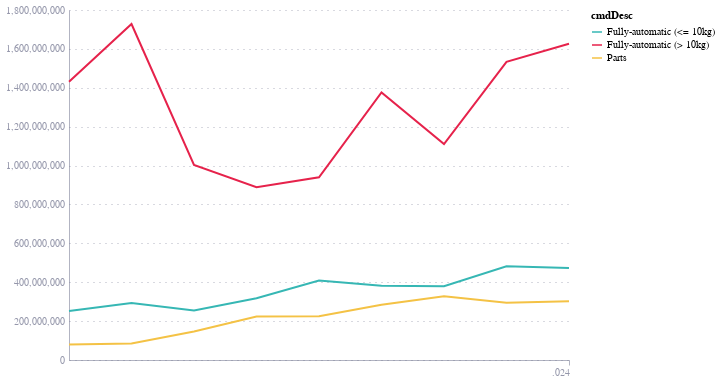

Notebook cell for this chart:
### Code cell
temp_df = full_df.copy()
temp_df = temp_df.query("partnerISO == 'W00'")

temp_df['cmdDesc'] = temp_df['cmdDesc'].map({
    'Washing machines; household or laundry-type, fully-automatic, (of a dry linen capacity not exceeding 10kg)': 'Fully-automatic (<= 10kg)',
    'Washing machines; household or laundry-type, of a dry linen capacity exceeding 10kg': 'Fully-automatic (> 10kg)',
    'Washing machines; parts for household or laundry-type': 'Parts'
})

alt.Chart(temp_df).encode(
    x=alt.X('period:T', title=''),
    y=alt.Y('primaryValue:Q', title='', axis=alt.Axis(
        )),
    color=alt.Color('cmdDesc:N')
).mark_line().properties(
    width=500,
    height=350
)

### Figure 1 — Vega-Lite specification as saved in the notebook (floating-point values rounded to 4 significant figures)
{"config": {"font": "Circular Std", "mark": {"line": {"interpolate": "monotone"}}, "view": {"stroke": "transparent", "width": 400, "height": 300}, "range": {"category": ["#36B7B4", "#E6224B", "#F4C245", "#0063AF", "#00A767", "#179FDB", "#EB5C2E"], "diverging": ["#E6224B", "#E54753", "#C9C9C9", "#179FDB", "#122B39"], "heatmap": ["#C9C9C9", "#179FDB", "#0063AF", "#122B39"], "ordinal": ["#00A767", "#36B7B4", "#179FDB", "#0063AF", "#243B5A"]}, "axisX": {"domainColor": "#676A86", "domainOpacity": 0.5, "grid": false, "labelAngle": 0, "labelColor": "#676A86", "labelOpacity": 0.7, "orient": "bottom", "tickColor": "#676A86", "tickCount": 10, "tickOpacity": 0.5, "title": false, "titleAlign": "center", "titleAnchor": "middle", "titleColor": "#676A86", "titleFontSize": 12, "titleOpacity": 0.8, "titleY": -15}, "axisY": {"domainColor": "#676A86", "domainOpacity": 0.5, "gridColor": "#676A86", "gridDash": [1, 5], "gridOpacity": 0.5, "labelColor": "#676A86", "labelOpacity": 0.7, "labelPadding": 5, "tickColor": "#676A86", "tickCount": 8, "tickOpacity": 0.5, "ticks": false, "titleAlign": "left", "titleAngle": 0, "titleBaseline": "bottom", "titleColor": "#676A86", "titleFontSize": 12, "titleOpacity": 0.8, "titleX": 0, "titleY": -7}}, "data": {"name": "data-ac72299770273f66cbc42ef2d2c07861"}, "mark": {"type": "line"}, "encoding": {"color": {"field": "cmdDesc", "type": "nominal"}, "x": {"field": "period", "title": "", "type": "temporal"}, "y": {"axis": {}, "field": "primaryValue", "title": "", "type": "quantitative"}}, "height": 350, "width": 500, "$schema": "https://vega.github.io/schema/vega-lite/v5.20.1.json", "datasets": {"data-ac72299770273f66cbc42ef2d2c07861": [{"period": 2016, "reporterISO": "USA", "reporterDesc": "USA", "partnerISO": "W00", "partnerDesc": "World", "primaryValue": 252200000.0, "cmdDesc": "Fully-automatic (<= 10kg)", "cmdCode": 845011}, {"period": 2016, "reporterISO": "USA", "reporterDesc": "USA", "partnerISO": "W00", "partnerDesc": "World", "primaryValue": 1431000000.0, "cmdDesc": "Fully-automatic (> 10kg)", "cmdCode": 845020}, {"period": 2016, "reporterISO": "USA", "reporterDesc": "USA", "partnerISO": "W00", "partnerDesc": "World", "primaryValue": 79470000.0, "cmdDesc": "Parts", "cmdCode": 845090}, {"period": 2017, "reporterISO": "USA", "reporterDesc": "USA", "partnerISO": "W00", "partnerDesc": "World", "primaryValue": 292900000.0, "cmdDesc": "Fully-automatic (<= 10kg)", "cmdCode": 845011}, {"period": 2017, "reporterISO": "USA", "reporterDesc": "USA", "partnerISO": "W00", "partnerDesc": "World", "primaryValue": 84380000.0, "cmdDesc": "Parts", "cmdCode": 845090}, {"period": 2017, "reporterISO": "USA", "reporterDesc": "USA", "partnerISO": "W00", "partnerDesc": "World", "primaryValue": 1728000000.0, "cmdDesc": "Fully-automatic (> 10kg)", "cmdCode": 845020}, {"period": 2018, "reporterISO": "USA", "reporterDesc": "USA", "partnerISO": "W00", "partnerDesc": "World", "primaryValue": 254300000.0, "cmdDesc": "Fully-automatic (<= 10kg)", "cmdCode": 845011}, {"period": 2018, "reporterISO": "USA", "reporterDesc": "USA", "partnerISO": "W00", "partnerDesc": "World", "primaryValue": 1003000000.0, "cmdDesc": "Fully-automatic (> 10kg)", "cmdCode": 845020}, {"period": 2018, "reporterISO": "USA", "reporterDesc": "USA", "partnerISO": "W00", "partnerDesc": "World", "primaryValue": 146700000.0, "cmdDesc": "Parts", "cmdCode": 845090}, {"period": 2019, "reporterISO": "USA", "reporterDesc": "USA", "partnerISO": "W00", "partnerDesc": "World", "primaryValue": 317300000.0, "cmdDesc": "Fully-automatic (<= 10kg)", "cmdCode": 845011}, {"period": 2019, "reporterISO": "USA", "reporterDesc": "USA", "partnerISO": "W00", "partnerDesc": "World", "primaryValue": 888200000.0, "cmdDesc": "Fully-automatic (> 10kg)", "cmdCode": 845020}, {"period": 2019, "reporterISO": "USA", "reporterDesc": "USA", "partnerISO": "W00", "partnerDesc": "World", "primaryValue": 224000000.0, "cmdDesc": "Parts", "cmdCode": 845090}, {"period": 2020, "reporterISO": "USA", "reporterDesc": "USA", "partnerISO": "W00", "partnerDesc": "World", "primaryValue": 408300000.0, "cmdDesc": "Fully-automatic (<= 10kg)", "cmdCode": 845011}, {"period": 2020, "reporterISO": "USA", "reporterDesc": "USA", "partnerISO": "W00", "partnerDesc": "World", "primaryValue": 939300000.0, "cmdDesc": "Fully-automatic (> 10kg)", "cmdCode": 845020}, {"period": 2020, "reporterISO": "USA", "reporterDesc": "USA", "partnerISO": "W00", "partnerDesc": "World", "primaryValue": 224700000.0, "cmdDesc": "Parts", "cmdCode": 845090}, {"period": 2021, "reporterISO": "USA", "reporterDesc": "USA", "partnerISO": "W00", "partnerDesc": "World", "primaryValue": 382200000.0, "cmdDesc": "Fully-automatic (<= 10kg)", "cmdCode": 845011}, {"period": 2021, "reporterISO": "USA", "reporterDesc": "USA", "partnerISO": "W00", "partnerDesc": "World", "primaryValue": 284000000.0, "cmdDesc": "Parts", "cmdCode": 845090}, {"period": 2021, "reporterISO": "USA", "reporterDesc": "USA", "partnerISO": "W00", "partnerDesc": "World", "primaryValue": 1376000000.0, "cmdDesc": "Fully-automatic (> 10kg)", "cmdCode": 845020}, {"period": 2022, "reporterISO": "USA", "reporterDesc": "USA", "partnerISO": "W00", "partnerDesc": "World", "primaryValue": 1111000000.0, "cmdDesc": "Fully-automatic (> 10kg)", "cmdCode": 845020}, {"period": 2022, "reporterISO": "USA", "reporterDesc": "USA", "partnerISO": "W00", "partnerDesc": "World", "primaryValue": 379300000.0, "cmdDesc": "Fully-automatic (<= 10kg)", "cmdCode": 845011}, {"period": 2022, "reporterISO": "USA", "reporterDesc": "USA", "partnerISO": "W00", "partnerDesc": "World", "primaryValue": 327600000.0, "cmdDesc": "Parts", "cmdCode": 845090}, {"period": 2023, "reporterISO": "USA", "reporterDesc": "USA", "partnerISO": "W00", "partnerDesc": "World", "primaryValue": 1533000000.0, "cmdDesc": "Fully-automatic (> 10kg)", "cmdCode": 845020}, {"period": 2023, "reporterISO": "USA", "reporterDesc": "USA", "partnerISO": "W00", "partnerDesc": "World", "primaryValue": 481700000.0, "cmdDesc": "Fully-automatic (<= 10kg)", "cmdCode": 845011}, {"period": 2023, "reporterISO": "USA", "reporterDesc": "USA", "partnerISO": "W00", "partnerDesc": "World", "primaryValue": 294600000.0, "cmdDesc": "Parts", "cmdCode": 845090}, {"period": 2024, "reporterISO": "USA", "reporterDesc": "USA", "partnerISO": "W00", "partnerDesc": "World", "primaryValue": 1627000000.0, "cmdDesc": "Fully-automatic (> 10kg)", "cmdCode": 845020}, {"period": 2024, "reporterISO": "USA", "reporterDesc": "USA", "partnerISO": "W00", "partnerDesc": "World", "primaryValue": 473400000.0, "cmdDesc": "Fully-automatic (<= 10kg)", "cmdCode": 845011}, {"period": 2024, "reporterISO": "USA", "reporterDesc": "USA", "partnerISO": "W00", "partnerDesc": "World", "primaryValue": 301900000.0, "cmdDesc": "Parts", "cmdCode": 845090}]}}
